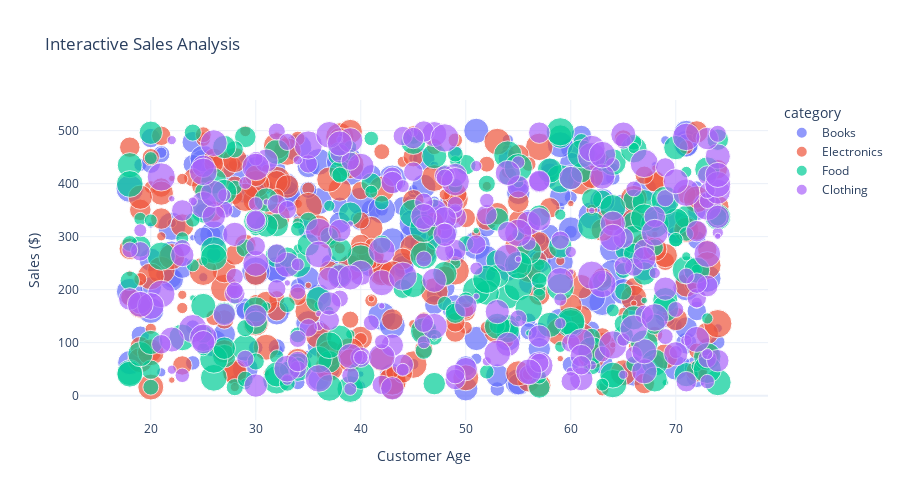

Notebook cell for this chart:
### Code cell
# Interactive Plotly visualization
fig = px.scatter(df, 
                 x='customer_age', 
                 y='sales', 
                 color='category',
                 size='quantity',
                 hover_data=['region', 'satisfaction_score'],
                 title='Interactive Sales Analysis',
                 labels={'customer_age': 'Customer Age', 'sales': 'Sales ($)'},
                 template='plotly_white')

fig.update_layout(height=500)
fig.show()

print("✅ Interactive visualization created!")

### Figure 1 — Plotly figure (JSON) as saved in the notebook; plotly's stock layout.template omitted (floating-point values rounded to 4 significant figures; data arrays with more than 128 entries replaced by an {"elided": "..."} marker saying what was removed)
{"data": [{"customdata": {"elided": "232x2 mixed values"}, "hovertemplate": "category=Books<br>Customer Age=%{x}<br>Sales ($)=%{y}<br>quantity=%{marker.size}<br>region=%{customdata[0]}<br>satisfaction_score=%{customdata[1]}<extra></extra>", "legendgroup": "Books", "marker": {"color": "#636efa", "size": {"elided": "232 int values"}, "sizemode": "area", "sizeref": 0.0475, "symbol": "circle"}, "mode": "markers", "name": "Books", "orientation": "v", "showlegend": true, "type": "scatter", "x": {"elided": "232 int values"}, "xaxis": "x", "y": {"elided": "232 float values"}, "yaxis": "y"}, {"customdata": {"elided": "266x2 mixed values"}, "hovertemplate": "category=Electronics<br>Customer Age=%{x}<br>Sales ($)=%{y}<br>quantity=%{marker.size}<br>region=%{customdata[0]}<br>satisfaction_score=%{customdata[1]}<extra></extra>", "legendgroup": "Electronics", "marker": {"color": "#EF553B", "size": {"elided": "266 int values"}, "sizemode": "area", "sizeref": 0.0475, "symbol": "circle"}, "mode": "markers", "name": "Electronics", "orientation": "v", "showlegend": true, "type": "scatter", "x": {"elided": "266 int values"}, "xaxis": "x", "y": {"elided": "266 float values"}, "yaxis": "y"}, {"customdata": {"elided": "247x2 mixed values"}, "hovertemplate": "category=Food<br>Customer Age=%{x}<br>Sales ($)=%{y}<br>quantity=%{marker.size}<br>region=%{customdata[0]}<br>satisfaction_score=%{customdata[1]}<extra></extra>", "legendgroup": "Food", "marker": {"color": "#00cc96", "size": {"elided": "247 int values"}, "sizemode": "area", "sizeref": 0.0475, "symbol": "circle"}, "mode": "markers", "name": "Food", "orientation": "v", "showlegend": true, "type": "scatter", "x": {"elided": "247 int values"}, "xaxis": "x", "y": {"elided": "247 float values"}, "yaxis": "y"}, {"customdata": {"elided": "255x2 mixed values"}, "hovertemplate": "category=Clothing<br>Customer Age=%{x}<br>Sales ($)=%{y}<br>quantity=%{marker.size}<br>region=%{customdata[0]}<br>satisfaction_score=%{customdata[1]}<extra></extra>", "legendgroup": "Clothing", "marker": {"color": "#ab63fa", "size": {"elided": "255 int values"}, "sizemode": "area", "sizeref": 0.0475, "symbol": "circle"}, "mode": "markers", "name": "Clothing", "orientation": "v", "showlegend": true, "type": "scatter", "x": {"elided": "255 int values"}, "xaxis": "x", "y": {"elided": "255 float values"}, "yaxis": "y"}], "layout": {"height": 500, "legend": {"itemsizing": "constant", "title": {"text": "category"}, "tracegroupgap": 0}, "title": {"text": "Interactive Sales Analysis"}, "xaxis": {"anchor": "y", "domain": [0, 1], "title": {"text": "Customer Age"}}, "yaxis": {"anchor": "x", "domain": [0, 1], "title": {"text": "Sales ($)"}}}}
